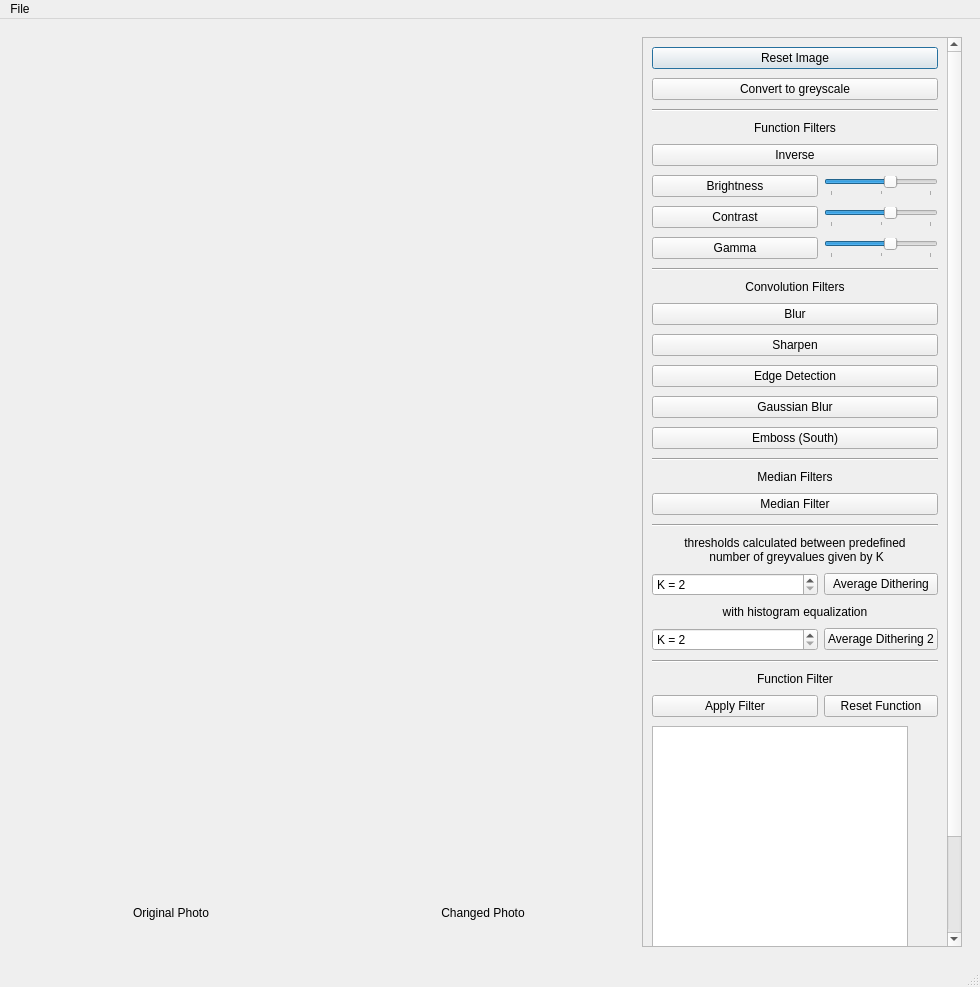
<?xml version="1.0" encoding="UTF-8"?>
<ui version="4.0">
 <class>PhotoApp</class>
 <widget class="QMainWindow" name="PhotoApp">
  <property name="geometry">
   <rect>
    <x>0</x>
    <y>0</y>
    <width>980</width>
    <height>987</height>
   </rect>
  </property>
  <property name="windowTitle">
   <string>PhotoApp</string>
  </property>
  <widget class="QWidget" name="centralwidget">
   <layout class="QGridLayout" name="gridLayout" columnstretch="0,0">
    <item row="0" column="1">
     <widget class="QFrame" name="horizontalFrame">
      <layout class="QHBoxLayout" name="horizontalLayout" stretch="5,5,0">
       <item>
        <widget class="QFrame" name="verticalFrame">
         <property name="minimumSize">
          <size>
           <width>0</width>
           <height>0</height>
          </size>
         </property>
         <layout class="QVBoxLayout" name="verticalLayout_3" stretch="8,2">
          <item>
           <widget class="QLabel" name="originalPhoto_label">
            <property name="text">
             <string/>
            </property>
            <property name="scaledContents">
             <bool>false</bool>
            </property>
            <property name="alignment">
             <set>Qt::AlignCenter</set>
            </property>
           </widget>
          </item>
          <item>
           <widget class="QLabel" name="label_3">
            <property name="minimumSize">
             <size>
              <width>0</width>
              <height>50</height>
             </size>
            </property>
            <property name="maximumSize">
             <size>
              <width>16777215</width>
              <height>50</height>
             </size>
            </property>
            <property name="text">
             <string>Original Photo</string>
            </property>
            <property name="alignment">
             <set>Qt::AlignCenter</set>
            </property>
           </widget>
          </item>
         </layout>
        </widget>
       </item>
       <item>
        <widget class="QFrame" name="verticalFrame_2">
         <layout class="QVBoxLayout" name="verticalLayout_4" stretch="8,1">
          <item>
           <widget class="QLabel" name="changedPhoto_label">
            <property name="text">
             <string/>
            </property>
            <property name="scaledContents">
             <bool>false</bool>
            </property>
            <property name="alignment">
             <set>Qt::AlignCenter</set>
            </property>
           </widget>
          </item>
          <item>
           <widget class="QLabel" name="label_2">
            <property name="sizePolicy">
             <sizepolicy hsizetype="Preferred" vsizetype="Preferred">
              <horstretch>0</horstretch>
              <verstretch>0</verstretch>
             </sizepolicy>
            </property>
            <property name="minimumSize">
             <size>
              <width>0</width>
              <height>50</height>
             </size>
            </property>
            <property name="maximumSize">
             <size>
              <width>16777215</width>
              <height>50</height>
             </size>
            </property>
            <property name="text">
             <string>Changed Photo</string>
            </property>
            <property name="alignment">
             <set>Qt::AlignCenter</set>
            </property>
           </widget>
          </item>
         </layout>
        </widget>
       </item>
       <item>
        <widget class="QScrollArea" name="scrollArea">
         <property name="minimumSize">
          <size>
           <width>320</width>
           <height>0</height>
          </size>
         </property>
         <property name="maximumSize">
          <size>
           <width>320</width>
           <height>16777215</height>
          </size>
         </property>
         <property name="verticalScrollBarPolicy">
          <enum>Qt::ScrollBarAlwaysOn</enum>
         </property>
         <property name="widgetResizable">
          <bool>true</bool>
         </property>
         <property name="alignment">
          <set>Qt::AlignLeading|Qt::AlignLeft|Qt::AlignVCenter</set>
         </property>
         <widget class="QWidget" name="scrollAreaWidgetContents">
          <property name="geometry">
           <rect>
            <x>0</x>
            <y>-122</y>
            <width>303</width>
            <height>1010</height>
           </rect>
          </property>
          <layout class="QGridLayout" name="gridLayout_2" columnstretch="1,0">
           <property name="sizeConstraint">
            <enum>QLayout::SetDefaultConstraint</enum>
           </property>
           <property name="bottomMargin">
            <number>12</number>
           </property>
           <property name="horizontalSpacing">
            <number>-1</number>
           </property>
           <property name="verticalSpacing">
            <number>9</number>
           </property>
           <item row="24" column="0">
            <widget class="QSpinBox" name="spinBoxAverageDitheringK2">
             <property name="suffix">
              <string/>
             </property>
             <property name="prefix">
              <string>K = </string>
             </property>
             <property name="minimum">
              <number>2</number>
             </property>
             <property name="maximum">
              <number>128</number>
             </property>
             <property name="displayIntegerBase">
              <number>10</number>
             </property>
            </widget>
           </item>
           <item row="18" column="0" colspan="2">
            <widget class="QPushButton" name="medianFilterButton">
             <property name="text">
              <string>Median Filter</string>
             </property>
            </widget>
           </item>
           <item row="24" column="1">
            <widget class="QPushButton" name="pushButtonDithering2">
             <property name="text">
              <string>Average Dithering 2</string>
             </property>
            </widget>
           </item>
           <item row="23" column="0" colspan="2">
            <widget class="QLabel" name="label_7">
             <property name="maximumSize">
              <size>
               <width>16777215</width>
               <height>20</height>
              </size>
             </property>
             <property name="text">
              <string>with histogram equalization</string>
             </property>
             <property name="alignment">
              <set>Qt::AlignCenter</set>
             </property>
            </widget>
           </item>
           <item row="22" column="1">
            <widget class="QPushButton" name="averageDitheringButton">
             <property name="text">
              <string>Average Dithering</string>
             </property>
            </widget>
           </item>
           <item row="36" column="0" colspan="2">
            <widget class="QGraphicsView" name="graphicsViewFilter">
             <property name="minimumSize">
              <size>
               <width>256</width>
               <height>256</height>
              </size>
             </property>
             <property name="maximumSize">
              <size>
               <width>256</width>
               <height>256</height>
              </size>
             </property>
             <property name="cursor" stdset="0">
              <cursorShape>PointingHandCursor</cursorShape>
             </property>
             <property name="accessibleName">
              <string>graphicsViewFilter</string>
             </property>
             <property name="verticalScrollBarPolicy">
              <enum>Qt::ScrollBarAlwaysOff</enum>
             </property>
             <property name="horizontalScrollBarPolicy">
              <enum>Qt::ScrollBarAlwaysOff</enum>
             </property>
             <property name="sizeAdjustPolicy">
              <enum>QAbstractScrollArea::AdjustToContentsOnFirstShow</enum>
             </property>
            </widget>
           </item>
           <item row="38" column="0">
            <widget class="QPushButton" name="saveButtonFilter">
             <property name="cursor">
              <cursorShape>PointingHandCursor</cursorShape>
             </property>
             <property name="text">
              <string>Save Filter</string>
             </property>
            </widget>
           </item>
           <item row="8" column="0">
            <widget class="QPushButton" name="gammaCorrectionButton">
             <property name="cursor">
              <cursorShape>PointingHandCursor</cursorShape>
             </property>
             <property name="text">
              <string>Gamma</string>
             </property>
            </widget>
           </item>
           <item row="19" column="0" colspan="2">
            <widget class="Line" name="line_3">
             <property name="orientation">
              <enum>Qt::Horizontal</enum>
             </property>
            </widget>
           </item>
           <item row="38" column="1">
            <widget class="QLineEdit" name="lineSaveFilterName"/>
           </item>
           <item row="12" column="0" colspan="2">
            <widget class="QPushButton" name="sharpenFilterButton">
             <property name="cursor">
              <cursorShape>PointingHandCursor</cursorShape>
             </property>
             <property name="text">
              <string>Sharpen</string>
             </property>
            </widget>
           </item>
           <item row="6" column="0">
            <widget class="QPushButton" name="constrastFilterButton">
             <property name="cursor">
              <cursorShape>PointingHandCursor</cursorShape>
             </property>
             <property name="text">
              <string>Contrast</string>
             </property>
            </widget>
           </item>
           <item row="39" column="1">
            <widget class="QComboBox" name="FiltersComboBox">
             <property name="currentIndex">
              <number>-1</number>
             </property>
            </widget>
           </item>
           <item row="33" column="1">
            <widget class="QPushButton" name="resetUserFunction">
             <property name="cursor">
              <cursorShape>PointingHandCursor</cursorShape>
             </property>
             <property name="text">
              <string>Reset Function</string>
             </property>
            </widget>
           </item>
           <item row="17" column="0" colspan="2">
            <widget class="QLabel" name="label_5">
             <property name="maximumSize">
              <size>
               <width>16777215</width>
               <height>20</height>
              </size>
             </property>
             <property name="text">
              <string>Median Filters</string>
             </property>
             <property name="alignment">
              <set>Qt::AlignCenter</set>
             </property>
            </widget>
           </item>
           <item row="1" column="0" colspan="2">
            <widget class="QPushButton" name="convertToGreyScaleButton">
             <property name="text">
              <string>Convert to greyscale</string>
             </property>
             <property name="default">
              <bool>false</bool>
             </property>
             <property name="flat">
              <bool>false</bool>
             </property>
            </widget>
           </item>
           <item row="4" column="0" colspan="2">
            <widget class="QPushButton" name="inverseFilterButton">
             <property name="cursor">
              <cursorShape>PointingHandCursor</cursorShape>
             </property>
             <property name="text">
              <string>Inverse</string>
             </property>
            </widget>
           </item>
           <item row="29" column="0" colspan="2">
            <widget class="Line" name="line_5">
             <property name="orientation">
              <enum>Qt::Horizontal</enum>
             </property>
            </widget>
           </item>
           <item row="3" column="0" colspan="2">
            <widget class="QLabel" name="label">
             <property name="maximumSize">
              <size>
               <width>16777215</width>
               <height>20</height>
              </size>
             </property>
             <property name="text">
              <string>Function Filters</string>
             </property>
             <property name="alignment">
              <set>Qt::AlignCenter</set>
             </property>
            </widget>
           </item>
           <item row="30" column="0" colspan="2">
            <widget class="QLabel" name="label_6">
             <property name="maximumSize">
              <size>
               <width>16777215</width>
               <height>20</height>
              </size>
             </property>
             <property name="text">
              <string>Function Filter</string>
             </property>
             <property name="alignment">
              <set>Qt::AlignCenter</set>
             </property>
            </widget>
           </item>
           <item row="8" column="1">
            <widget class="QSlider" name="horizontalSliderGamma">
             <property name="maximum">
              <number>100</number>
             </property>
             <property name="value">
              <number>60</number>
             </property>
             <property name="sliderPosition">
              <number>60</number>
             </property>
             <property name="orientation">
              <enum>Qt::Horizontal</enum>
             </property>
             <property name="tickPosition">
              <enum>QSlider::TicksBelow</enum>
             </property>
             <property name="tickInterval">
              <number>50</number>
             </property>
            </widget>
           </item>
           <item row="5" column="1">
            <widget class="QSlider" name="horizontalSliderBrightness">
             <property name="maximum">
              <number>100</number>
             </property>
             <property name="value">
              <number>60</number>
             </property>
             <property name="sliderPosition">
              <number>60</number>
             </property>
             <property name="tracking">
              <bool>true</bool>
             </property>
             <property name="orientation">
              <enum>Qt::Horizontal</enum>
             </property>
             <property name="invertedAppearance">
              <bool>false</bool>
             </property>
             <property name="tickPosition">
              <enum>QSlider::TicksBelow</enum>
             </property>
             <property name="tickInterval">
              <number>50</number>
             </property>
            </widget>
           </item>
           <item row="15" column="0" colspan="2">
            <widget class="QPushButton" name="embossFilterButton">
             <property name="cursor">
              <cursorShape>PointingHandCursor</cursorShape>
             </property>
             <property name="text">
              <string>Emboss (South)</string>
             </property>
            </widget>
           </item>
           <item row="5" column="0">
            <widget class="QPushButton" name="brightnessCorrectionButton">
             <property name="sizePolicy">
              <sizepolicy hsizetype="Preferred" vsizetype="Fixed">
               <horstretch>0</horstretch>
               <verstretch>0</verstretch>
              </sizepolicy>
             </property>
             <property name="cursor">
              <cursorShape>PointingHandCursor</cursorShape>
             </property>
             <property name="text">
              <string>Brightness</string>
             </property>
            </widget>
           </item>
           <item row="14" column="0" colspan="2">
            <widget class="QPushButton" name="gaussianBlurFilterButton">
             <property name="cursor">
              <cursorShape>PointingHandCursor</cursorShape>
             </property>
             <property name="text">
              <string>Gaussian Blur</string>
             </property>
            </widget>
           </item>
           <item row="10" column="0" colspan="2">
            <widget class="QLabel" name="label_4">
             <property name="maximumSize">
              <size>
               <width>16777215</width>
               <height>20</height>
              </size>
             </property>
             <property name="text">
              <string>Convolution Filters</string>
             </property>
             <property name="alignment">
              <set>Qt::AlignCenter</set>
             </property>
            </widget>
           </item>
           <item row="39" column="0">
            <widget class="QPushButton" name="loadFilterButton">
             <property name="cursor">
              <cursorShape>PointingHandCursor</cursorShape>
             </property>
             <property name="text">
              <string>Load Filter</string>
             </property>
            </widget>
           </item>
           <item row="9" column="0" colspan="2">
            <widget class="Line" name="line">
             <property name="orientation">
              <enum>Qt::Horizontal</enum>
             </property>
            </widget>
           </item>
           <item row="16" column="0" colspan="2">
            <widget class="Line" name="line_4">
             <property name="orientation">
              <enum>Qt::Horizontal</enum>
             </property>
            </widget>
           </item>
           <item row="13" column="0" colspan="2">
            <widget class="QPushButton" name="edgeDetectionFilterButton">
             <property name="cursor">
              <cursorShape>PointingHandCursor</cursorShape>
             </property>
             <property name="text">
              <string>Edge Detection</string>
             </property>
            </widget>
           </item>
           <item row="2" column="0" colspan="2">
            <widget class="Line" name="line_2">
             <property name="orientation">
              <enum>Qt::Horizontal</enum>
             </property>
            </widget>
           </item>
           <item row="33" column="0">
            <widget class="QPushButton" name="applyUserFilterButton">
             <property name="cursor">
              <cursorShape>PointingHandCursor</cursorShape>
             </property>
             <property name="text">
              <string>Apply Filter</string>
             </property>
            </widget>
           </item>
           <item row="6" column="1">
            <widget class="QSlider" name="horizontalSliderContrast">
             <property name="maximum">
              <number>100</number>
             </property>
             <property name="value">
              <number>60</number>
             </property>
             <property name="sliderPosition">
              <number>60</number>
             </property>
             <property name="orientation">
              <enum>Qt::Horizontal</enum>
             </property>
             <property name="tickPosition">
              <enum>QSlider::TicksBelow</enum>
             </property>
             <property name="tickInterval">
              <number>50</number>
             </property>
            </widget>
           </item>
           <item row="11" column="0" colspan="2">
            <widget class="QPushButton" name="convolutionButton">
             <property name="cursor">
              <cursorShape>PointingHandCursor</cursorShape>
             </property>
             <property name="text">
              <string>Blur</string>
             </property>
            </widget>
           </item>
           <item row="0" column="0" colspan="2">
            <widget class="QPushButton" name="resetImageButton">
             <property name="sizePolicy">
              <sizepolicy hsizetype="Minimum" vsizetype="Fixed">
               <horstretch>0</horstretch>
               <verstretch>0</verstretch>
              </sizepolicy>
             </property>
             <property name="minimumSize">
              <size>
               <width>0</width>
               <height>0</height>
              </size>
             </property>
             <property name="maximumSize">
              <size>
               <width>16777215</width>
               <height>16777215</height>
              </size>
             </property>
             <property name="text">
              <string>Reset Image</string>
             </property>
             <property name="shortcut">
              <string>Ctrl+R</string>
             </property>
             <property name="autoDefault">
              <bool>false</bool>
             </property>
             <property name="default">
              <bool>true</bool>
             </property>
             <property name="flat">
              <bool>false</bool>
             </property>
            </widget>
           </item>
           <item row="22" column="0">
            <widget class="QSpinBox" name="spinBoxAverageDitheringK">
             <property name="suffix">
              <string/>
             </property>
             <property name="prefix">
              <string>K = </string>
             </property>
             <property name="minimum">
              <number>2</number>
             </property>
             <property name="maximum">
              <number>255</number>
             </property>
             <property name="singleStep">
              <number>1</number>
             </property>
             <property name="stepType">
              <enum>QAbstractSpinBox::DefaultStepType</enum>
             </property>
             <property name="value">
              <number>2</number>
             </property>
            </widget>
           </item>
           <item row="20" column="0" rowspan="2" colspan="2">
            <widget class="QLabel" name="label_8">
             <property name="sizePolicy">
              <sizepolicy hsizetype="Preferred" vsizetype="Minimum">
               <horstretch>0</horstretch>
               <verstretch>0</verstretch>
              </sizepolicy>
             </property>
             <property name="maximumSize">
              <size>
               <width>16777215</width>
               <height>60</height>
              </size>
             </property>
             <property name="text">
              <string>thresholds calculated between predefined 
 number of greyvalues given by K</string>
             </property>
             <property name="alignment">
              <set>Qt::AlignCenter</set>
             </property>
            </widget>
           </item>
          </layout>
         </widget>
        </widget>
       </item>
      </layout>
     </widget>
    </item>
   </layout>
  </widget>
  <widget class="QMenuBar" name="menubar">
   <property name="geometry">
    <rect>
     <x>0</x>
     <y>0</y>
     <width>980</width>
     <height>22</height>
    </rect>
   </property>
   <widget class="QMenu" name="menuFile">
    <property name="title">
     <string>File</string>
    </property>
    <addaction name="actionOpen"/>
    <addaction name="actionExport"/>
   </widget>
   <addaction name="menuFile"/>
  </widget>
  <widget class="QStatusBar" name="statusbar"/>
  <action name="actionOpen">
   <property name="text">
    <string>Open</string>
   </property>
   <property name="shortcut">
    <string>Ctrl+O</string>
   </property>
  </action>
  <action name="actionExport">
   <property name="text">
    <string>Export</string>
   </property>
   <property name="shortcut">
    <string>Ctrl+S</string>
   </property>
  </action>
 </widget>
 <resources/>
 <connections/>
</ui>
